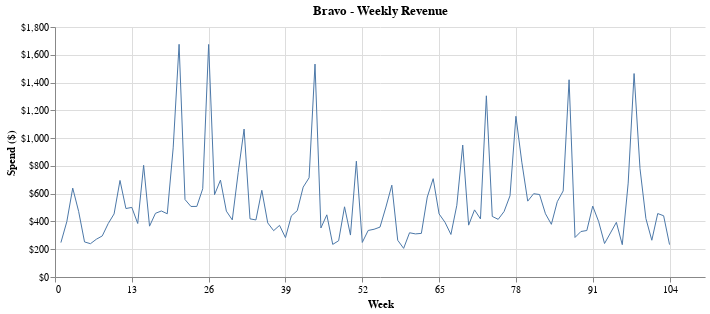

The code cell stored with this chart in its notebook:
### Code cell
weekly_plot(dataframe=weekly_spend_summary('Bravo', grocery_lf).collect(), 
            y='Weekly Spend', 
            color='brand',
            title='Bravo - Weekly Revenue', 
            y_axis_label='Spend ($)',
            pct=False,
            legend=False)

### Figure 1 — Vega-Lite specification as saved in the notebook (floating-point values rounded to 4 significant figures)
{"$schema": "https://vega.github.io/schema/vega-lite/v5.20.1.json", "config": {"axisY": {}, "view": {"continuousHeight": 300, "continuousWidth": 300, "stroke": null}}, "data": {"name": "data-36f56e0394e6331faa0389e7e5280c8d"}, "datasets": {"data-36f56e0394e6331faa0389e7e5280c8d": [{"Weekly Spend": 247.8, "brand": "Bravo", "week": 1}, {"Weekly Spend": 398.6, "brand": "Bravo", "week": 2}, {"Weekly Spend": 640.0, "brand": "Bravo", "week": 3}, {"Weekly Spend": 472.5, "brand": "Bravo", "week": 4}, {"Weekly Spend": 252.5, "brand": "Bravo", "week": 5}, {"Weekly Spend": 239.8, "brand": "Bravo", "week": 6}, {"Weekly Spend": 272.0, "brand": "Bravo", "week": 7}, {"Weekly Spend": 295.7, "brand": "Bravo", "week": 8}, {"Weekly Spend": 384.4, "brand": "Bravo", "week": 9}, {"Weekly Spend": 454.2, "brand": "Bravo", "week": 10}, {"Weekly Spend": 695.3, "brand": "Bravo", "week": 11}, {"Weekly Spend": 492.9, "brand": "Bravo", "week": 12}, {"Weekly Spend": 501.1, "brand": "Bravo", "week": 13}, {"Weekly Spend": 385.2, "brand": "Bravo", "week": 14}, {"Weekly Spend": 804.4, "brand": "Bravo", "week": 15}, {"Weekly Spend": 366.0, "brand": "Bravo", "week": 16}, {"Weekly Spend": 458.5, "brand": "Bravo", "week": 17}, {"Weekly Spend": 475.4, "brand": "Bravo", "week": 18}, {"Weekly Spend": 455.3, "brand": "Bravo", "week": 19}, {"Weekly Spend": 929.7, "brand": "Bravo", "week": 20}, {"Weekly Spend": 1675.0, "brand": "Bravo", "week": 21}, {"Weekly Spend": 557.9, "brand": "Bravo", "week": 22}, {"Weekly Spend": 508.0, "brand": "Bravo", "week": 23}, {"Weekly Spend": 508.1, "brand": "Bravo", "week": 24}, {"Weekly Spend": 635.4, "brand": "Bravo", "week": 25}, {"Weekly Spend": 1674.0, "brand": "Bravo", "week": 26}, {"Weekly Spend": 592.8, "brand": "Bravo", "week": 27}, {"Weekly Spend": 697.8, "brand": "Bravo", "week": 28}, {"Weekly Spend": 474.2, "brand": "Bravo", "week": 29}, {"Weekly Spend": 411.3, "brand": "Bravo", "week": 30}, {"Weekly Spend": 751.2, "brand": "Bravo", "week": 31}, {"Weekly Spend": 1065.0, "brand": "Bravo", "week": 32}, {"Weekly Spend": 418.7, "brand": "Bravo", "week": 33}, {"Weekly Spend": 410.8, "brand": "Bravo", "week": 34}, {"Weekly Spend": 624.2, "brand": "Bravo", "week": 35}, {"Weekly Spend": 389.6, "brand": "Bravo", "week": 36}, {"Weekly Spend": 333.7, "brand": "Bravo", "week": 37}, {"Weekly Spend": 371.7, "brand": "Bravo", "week": 38}, {"Weekly Spend": 283.5, "brand": "Bravo", "week": 39}, {"Weekly Spend": 440.0, "brand": "Bravo", "week": 40}, {"Weekly Spend": 477.6, "brand": "Bravo", "week": 41}, {"Weekly Spend": 647.1, "brand": "Bravo", "week": 42}, {"Weekly Spend": 714.2, "brand": "Bravo", "week": 43}, {"Weekly Spend": 1533.0, "brand": "Bravo", "week": 44}, {"Weekly Spend": 353.0, "brand": "Bravo", "week": 45}, {"Weekly Spend": 447.6, "brand": "Bravo", "week": 46}, {"Weekly Spend": 234.7, "brand": "Bravo", "week": 47}, {"Weekly Spend": 261.1, "brand": "Bravo", "week": 48}, {"Weekly Spend": 505.4, "brand": "Bravo", "week": 49}, {"Weekly Spend": 301.9, "brand": "Bravo", "week": 50}, {"Weekly Spend": 833.9, "brand": "Bravo", "week": 51}, {"Weekly Spend": 248.9, "brand": "Bravo", "week": 52}, {"Weekly Spend": 335.0, "brand": "Bravo", "week": 53}, {"Weekly Spend": 343.8, "brand": "Bravo", "week": 54}, {"Weekly Spend": 359.3, "brand": "Bravo", "week": 55}, {"Weekly Spend": 503.6, "brand": "Bravo", "week": 56}, {"Weekly Spend": 661.1, "brand": "Bravo", "week": 57}, {"Weekly Spend": 264.4, "brand": "Bravo", "week": 58}, {"Weekly Spend": 206.2, "brand": "Bravo", "week": 59}, {"Weekly Spend": 318.6, "brand": "Bravo", "week": 60}, {"Weekly Spend": 310.3, "brand": "Bravo", "week": 61}, {"Weekly Spend": 314.0, "brand": "Bravo", "week": 62}, {"Weekly Spend": 575.7, "brand": "Bravo", "week": 63}, {"Weekly Spend": 708.0, "brand": "Bravo", "week": 64}, {"Weekly Spend": 454.1, "brand": "Bravo", "week": 65}, {"Weekly Spend": 393.8, "brand": "Bravo", "week": 66}, {"Weekly Spend": 306.2, "brand": "Bravo", "week": 67}, {"Weekly Spend": 516.5, "brand": "Bravo", "week": 68}, {"Weekly Spend": 950.0, "brand": "Bravo", "week": 69}, {"Weekly Spend": 373.3, "brand": "Bravo", "week": 70}, {"Weekly Spend": 483.2, "brand": "Bravo", "week": 71}, {"Weekly Spend": 418.3, "brand": "Bravo", "week": 72}, {"Weekly Spend": 1305.0, "brand": "Bravo", "week": 73}, {"Weekly Spend": 436.2, "brand": "Bravo", "week": 74}, {"Weekly Spend": 415.2, "brand": "Bravo", "week": 75}, {"Weekly Spend": 471.5, "brand": "Bravo", "week": 76}, {"Weekly Spend": 584.9, "brand": "Bravo", "week": 77}, {"Weekly Spend": 1157.0, "brand": "Bravo", "week": 78}, {"Weekly Spend": 826.7, "brand": "Bravo", "week": 79}, {"Weekly Spend": 546.2, "brand": "Bravo", "week": 80}, {"Weekly Spend": 599.6, "brand": "Bravo", "week": 81}, {"Weekly Spend": 593.9, "brand": "Bravo", "week": 82}, {"Weekly Spend": 455.3, "brand": "Bravo", "week": 83}, {"Weekly Spend": 379.3, "brand": "Bravo", "week": 84}, {"Weekly Spend": 542.1, "brand": "Bravo", "week": 85}, {"Weekly Spend": 619.7, "brand": "Bravo", "week": 86}, {"Weekly Spend": 1420.0, "brand": "Bravo", "week": 87}, {"Weekly Spend": 284.7, "brand": "Bravo", "week": 88}, {"Weekly Spend": 327.4, "brand": "Bravo", "week": 89}, {"Weekly Spend": 334.8, "brand": "Bravo", "week": 90}, {"Weekly Spend": 510.3, "brand": "Bravo", "week": 91}, {"Weekly Spend": 399.3, "brand": "Bravo", "week": 92}, {"Weekly Spend": 241.1, "brand": "Bravo", "week": 93}, {"Weekly Spend": 317.2, "brand": "Bravo", "week": 94}, {"Weekly Spend": 393.6, "brand": "Bravo", "week": 95}, {"Weekly Spend": 232.7, "brand": "Bravo", "week": 96}, {"Weekly Spend": 676.1, "brand": "Bravo", "week": 97}, {"Weekly Spend": 1465.0, "brand": "Bravo", "week": 98}, {"Weekly Spend": 780.5, "brand": "Bravo", "week": 99}, {"Weekly Spend": 420.5, "brand": "Bravo", "week": 100}, {"Weekly Spend": 264.7, "brand": "Bravo", "week": 101}, {"Weekly Spend": 456.8, "brand": "Bravo", "week": 102}, {"Weekly Spend": 441.0, "brand": "Bravo", "week": 103}, {"Weekly Spend": 233.2, "brand": "Bravo", "week": 104}]}, "encoding": {"color": {"field": "brand", "legend": null, "type": "nominal"}, "x": {"axis": {"labelExpr": "datum.value", "title": "Week", "values": [0, 13, 26, 39, 52, 65, 78, 91, 104]}, "field": "week", "type": "quantitative"}, "y": {"axis": {"format": "$,.0f"}, "field": "Weekly Spend", "title": "Spend ($)", "type": "quantitative"}}, "height": 250, "mark": {"strokeWidth": 1, "type": "line"}, "title": "Bravo - Weekly Revenue", "width": 650}
